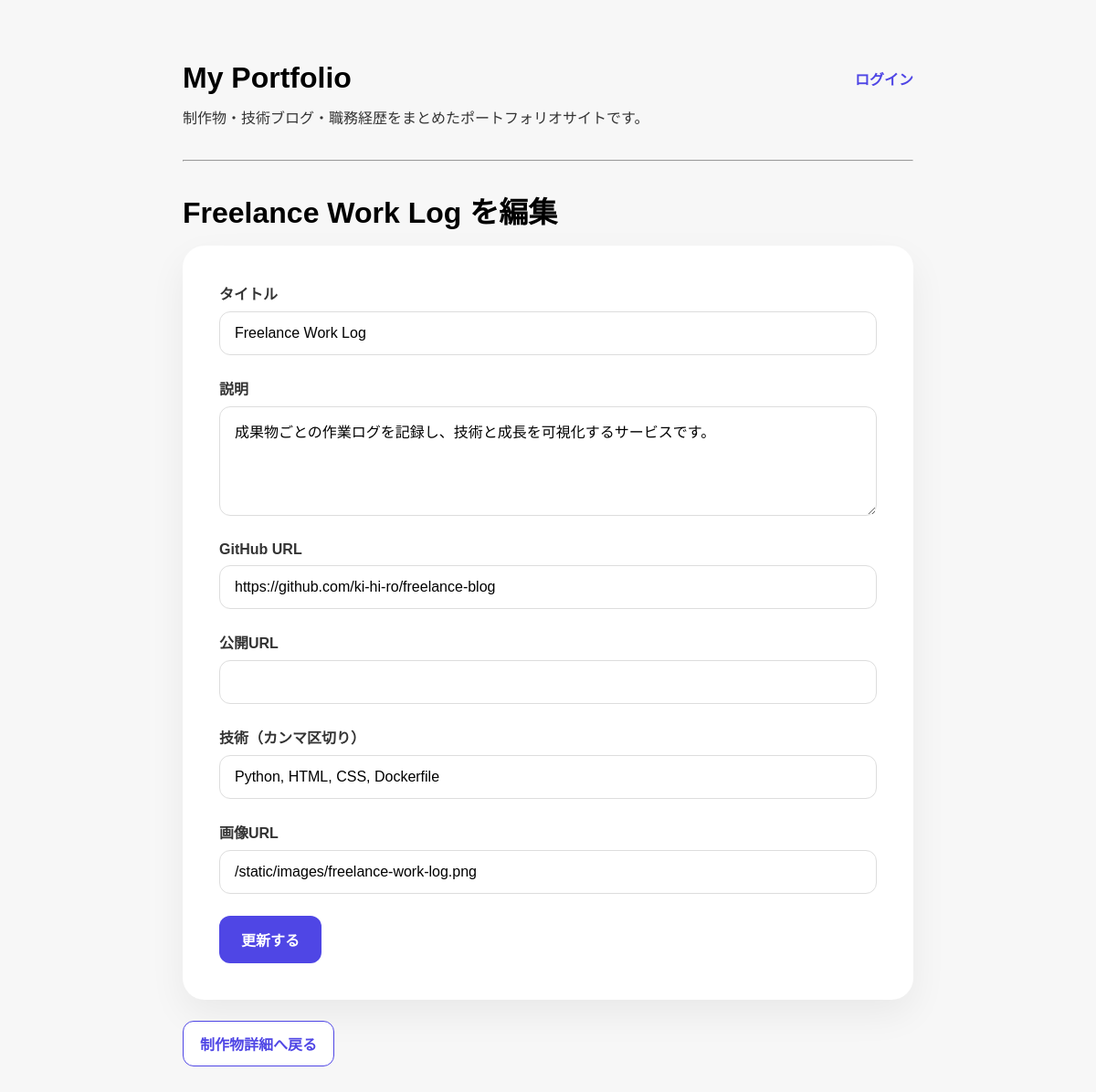
Page /works-page/1/edit on the earlier database version.
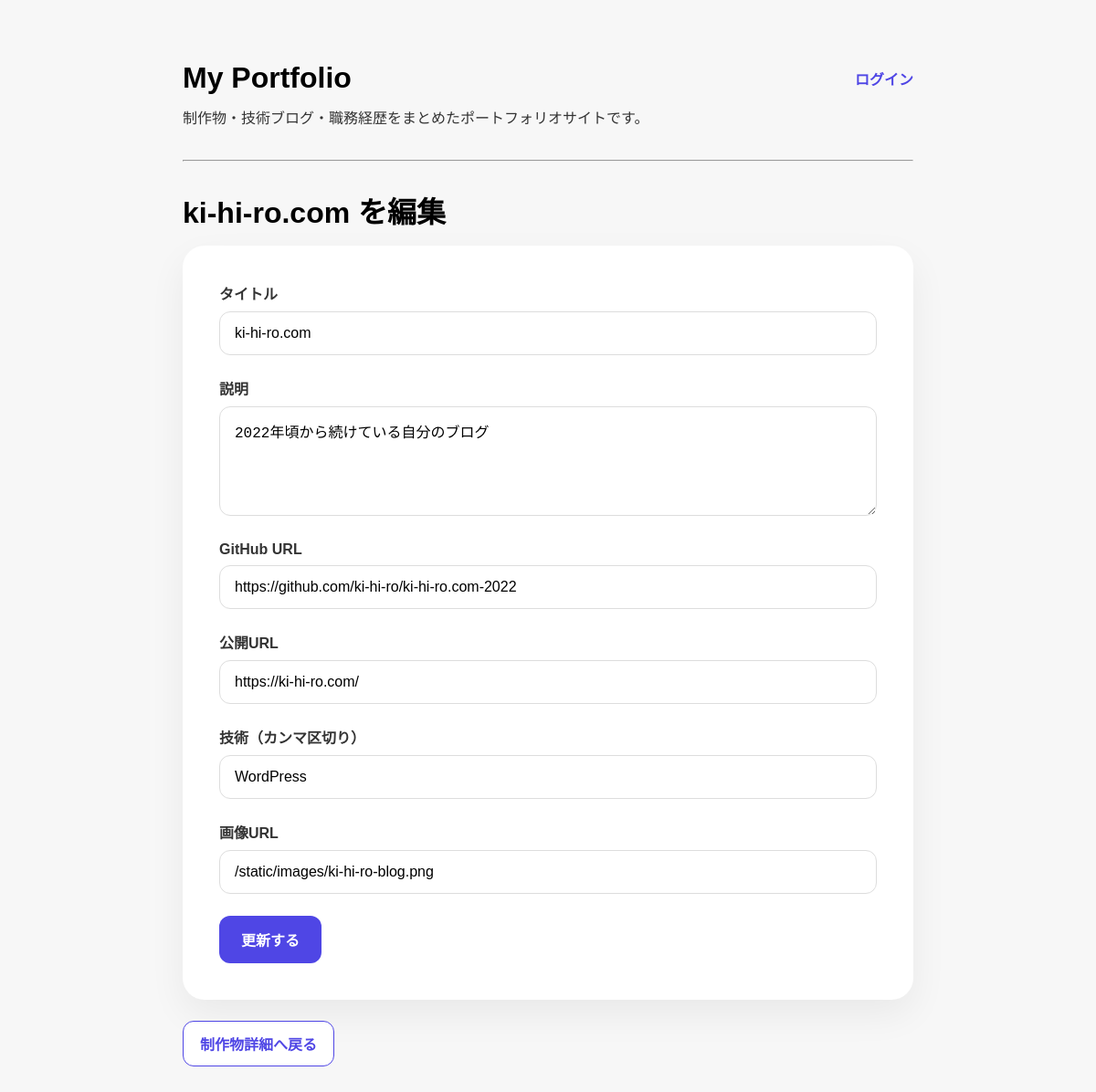
Same page on the later database version.
### app/models.py (models this page shows)
class Work(Base):
    __tablename__ = "works"
    id = Column(Integer, primary_key=True, index=True)
    title = Column(String, nullable=False)
    description = Column(Text, nullable=False)
    github_url = Column(String)
    app_url = Column(String)
    tech_stack = Column(String)
    posts = relationship(
        "Post",
        back_populates="work"
    )
    image_url = Column(String)
    created_at = Column(DateTime, default=datetime.now)

### app/routers/works.py (the view)
@router.get("/works-page/{work_id}/edit")
def edit_work_page(work_id: int, request: Request, db: Session = Depends(get_db)):
    work = db.query(models.Work).filter(models.Work.id == work_id).first()
    return templates.TemplateResponse(
        request,
        "edit_work.html",
        {
            "work": work,
            "is_logged_in": "user_id" in request.session
        }
    )

### app/templates/edit_work.html
{% extends "base.html" %}
{% block content %}
<h1 class="section-title">
  {{ work.title }} を編集
</h1>
<form
  action="/works-page/{{ work.id }}/edit"
  method="post"
  class="form-card"
>
  <div class="form-group">
    <label>タイトル</label>
    <input
      class="form-input"
      type="text"
      name="title"
      value="{{ work.title }}"
    >
  </div>
  <div class="form-group">
    <label>説明</label>
    <textarea
      class="form-textarea"
      name="description"
    >{{ work.description }}</textarea>
  </div>
  <div class="form-group">
    <label>GitHub URL</label>
    <input
      class="form-input"
      type="text"
      name="github_url"
      value="{{ work.github_url }}"
    >
  </div>
  <div class="form-group">
    <label>公開URL</label>
    <input
      class="form-input"
      type="text"
      name="app_url"
      value="{{ work.app_url }}"
    >
  </div>
  <div class="form-group">
    <label>技術（カンマ区切り）</label>
    <input
      class="form-input"
      type="text"
      name="tech_stack"
      value="{{ work.tech_stack }}"
    >
  </div>
  <div class="form-group">
    <label>画像URL</label>
    <input
      class="form-input"
      type="text"
      name="image_url"
      value="{{ work.image_url }}"
    >
  </div>
  <button
    type="submit"
    class="primary-button"
  >
    更新する
  </button>
</form>
<a
  href="/works-page/{{ work.id }}"
  class="btn-back"
>
  制作物詳細へ戻る
</a>
{% endblock %}

Differences in the rows shown:
changed Work: title "Freelance Work Log" → "ki-hi-ro.com"; description "成果物ごとの作業ログを記録し、技術と成長を可視化するサービスです。" → "2022年頃から続けている自分のブログ"; github_url "https://github.com/ki-hi-ro/freelance-blog" → "https://github.com/ki-hi-ro/ki-hi-ro.com-2022"; app_url (not shown) → "https://ki-hi-ro.com/"; tech_stack "Python, HTML, CSS, Dockerfile" → "WordPress"; image_url "/static/images/freelance-work-log.png" → "/static/images/ki-hi-ro-blog.png"
